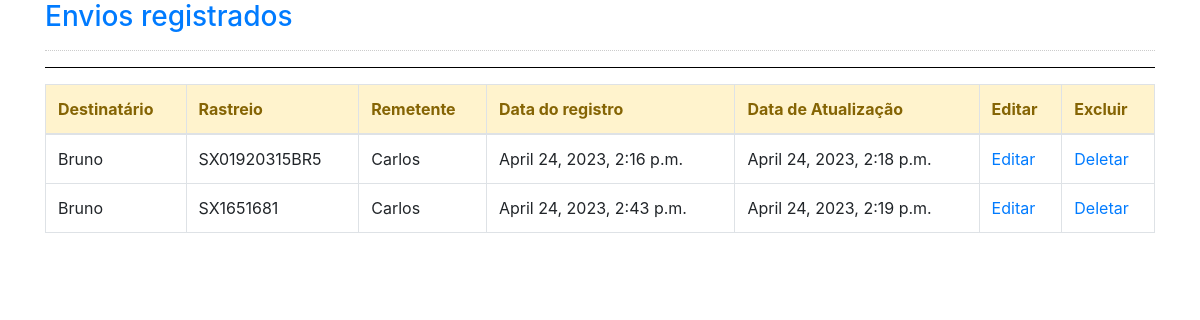
Before: /envios/ with the older database file.
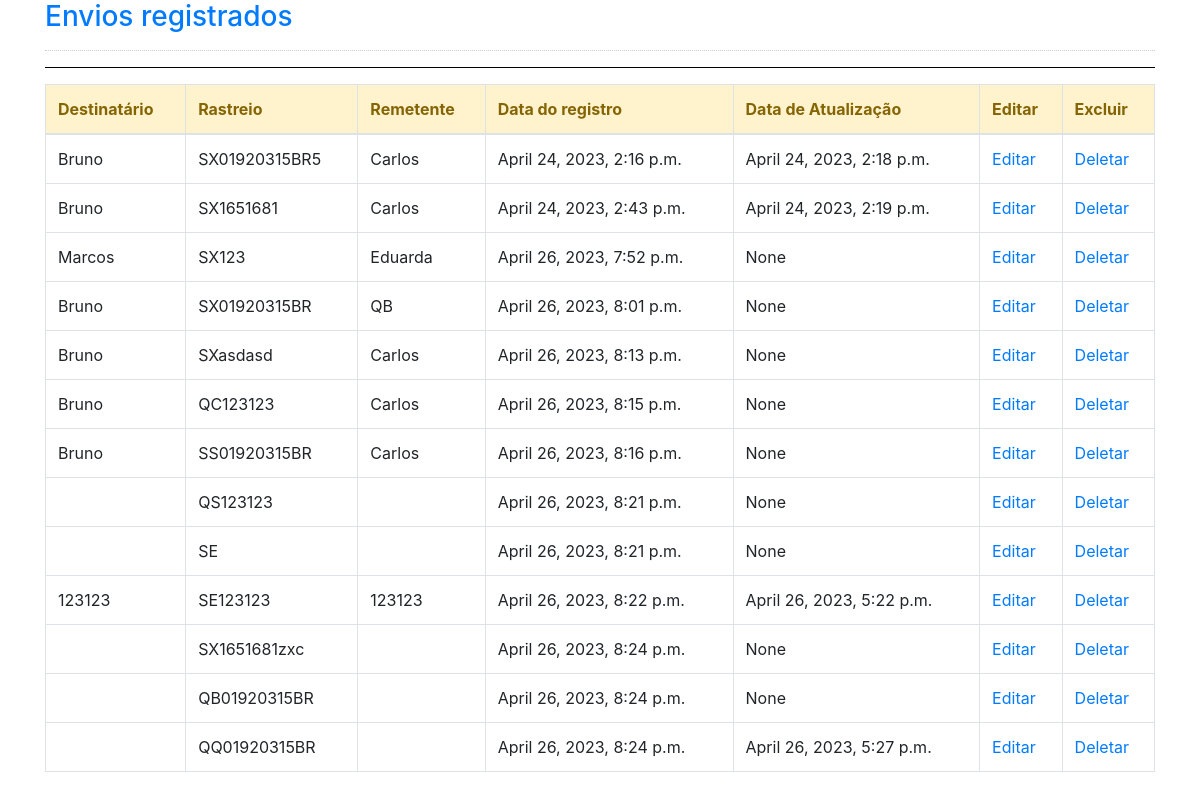
After: the same page with the newer database file.
### envios/models.py (models this page shows, shortened)
class Envio(models.Model):
    destinatario = models.CharField(max_length=100, null=False)
    remetente = models.CharField(max_length=100)
    rastreio = models.CharField(max_length=100, unique=True, blank=True)
    cep = models.CharField(max_length=100)
    departamento = models.ForeignKey(Setores, on_delete=models.PROTECT)
    servico = models.ForeignKey(EtiquetaCorreios, on_delete=models.PROTECT)
    postagem = models.ForeignKey(CodigoPostagem, on_delete=models.PROTECT)
    data = models.DateTimeField(blank=True, default=timezone.now)
    data_att = models.DateTimeField(null=True)

### envios/views.py (the view)
# urls.py: path('', index1),
def index1(request):
    bd = Envio.objects.all()
    return render(request, 'vista.html', {'bd': bd})

### envios/templates/vista.html
{% extends 'base.html' %}
{% block body %}
<hr style="border-top:1px solid #000; clear:both;"/>
<table id="table" class="table table-bordered" style="margin-left:auto; margin-right:auto">
    <thead class="alert-warning">
        <tr>
            <th>Destinatário</th>
            <th>Rastreio</th>
            <th>Remetente</th>
            <th>Data do registro</th>
            <th>Data de Atualização</th>
            <th>Editar</th>
            <th>Excluir</th>
        </tr>
    </thead>
    <tbody>
        {% for dado in bd %}
        <tr>
            <td>{{dado.destinatario}}</td>
            <td>{{dado.rastreio}}</td>
            <td>{{dado.remetente}}</td>
            <td>{{dado.data}}</td>
            <td>{{dado.data_att}}</td>
            <td><a href="{% url 'editar_envio' dado.id %}">Editar</a> </td>
            <td><a href="{% url 'delete_envio' dado.id %}">Deletar</a> </td>
        </tr>
        {% endfor %}
    </tbody>
</table>
{% endblock %}

Changed rows visible on the page:
added Envio: destinatario "Marcos", rastreio "SX123", remetente "Eduarda", data "April 26, 2023, 7:52 p.m.", data_att "None"
added Envio: destinatario "Bruno", rastreio "SX01920315BR", remetente "QB", data "April 26, 2023, 8:01 p.m.", data_att "None"
added Envio: destinatario "Bruno", rastreio "SXasdasd", remetente "Carlos", data "April 26, 2023, 8:13 p.m.", data_att "None"
added Envio: destinatario "Bruno", rastreio "QC123123", remetente "Carlos", data "April 26, 2023, 8:15 p.m.", data_att "None"
added Envio: destinatario "Bruno", rastreio "SS01920315BR", remetente "Carlos", data "April 26, 2023, 8:16 p.m.", data_att "None"
added Envio: rastreio "QS123123", data "April 26, 2023, 8:21 p.m.", data_att "None"
added Envio: rastreio "SE", data "April 26, 2023, 8:21 p.m.", data_att "None"
added Envio: destinatario "123123", rastreio "SE123123", remetente "123123", data "April 26, 2023, 8:22 p.m.", data_att "April 26, 2023, 5:22 p.m."
added Envio: rastreio "SX1651681zxc", data "April 26, 2023, 8:24 p.m.", data_att "None"
added Envio: rastreio "QB01920315BR", data "April 26, 2023, 8:24 p.m.", data_att "None"
added Envio: rastreio "QQ01920315BR", data "April 26, 2023, 8:24 p.m.", data_att "April 26, 2023, 5:27 p.m."
